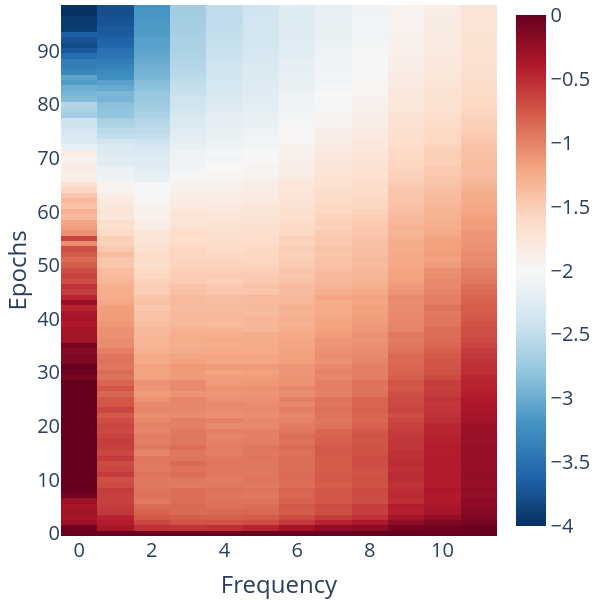

The cell this chart's notebook holds for it:
### Code cell
data = np.load('MWT_dynamics.npz')
keys = np.array(list(data.keys()))
for key, val in data.items():
    exec(key + '=val')

x = train_f_dist_rec/train_f_dist_rec[0,:]
fig = px.imshow(np.log(x[:, :12]), color_continuous_scale='RdBu_r', origin='lower',aspect='auto', range_color=[-4,0])
fig.update_layout(
                    xaxis_title='Frequency',
                    yaxis_title='Epochs',
                   autosize=False,
                    width=600,
                    height=600,
                    font=dict(size=20),
                    margin=dict(l=5, r=5, t=5, b=10),
                   )
fig.show()

### Figure 1 — Plotly figure (JSON) as saved in the notebook; plotly's stock layout.template omitted (floating-point values rounded to 4 significant figures; data arrays with more than 128 entries replaced by an {"elided": "..."} marker saying what was removed)
{"data": [{"coloraxis": "coloraxis", "hovertemplate": "x: %{x}<br>y: %{y}<br>color: %{z}<extra></extra>", "name": "0", "type": "heatmap", "xaxis": "x", "yaxis": "y", "z": {"elided": "99x12 float values"}}], "layout": {"autosize": false, "coloraxis": {"cmax": 0, "cmin": -4, "colorscale": [[0, "rgb(5,48,97)"], [0.1, "rgb(33,102,172)"], [0.2, "rgb(67,147,195)"], [0.3, "rgb(146,197,222)"], [0.4, "rgb(209,229,240)"], [0.5, "rgb(247,247,247)"], [0.6, "rgb(253,219,199)"], [0.7, "rgb(244,165,130)"], [0.8, "rgb(214,96,77)"], [0.9, "rgb(178,24,43)"], [1, "rgb(103,0,31)"]]}, "font": {"size": 20}, "height": 600, "margin": {"b": 10, "l": 5, "r": 5, "t": 5}, "width": 600, "xaxis": {"anchor": "y", "domain": [0, 1], "title": {"text": "Frequency"}}, "yaxis": {"anchor": "x", "autorange": true, "domain": [0, 1], "title": {"text": "Epochs"}}}}
